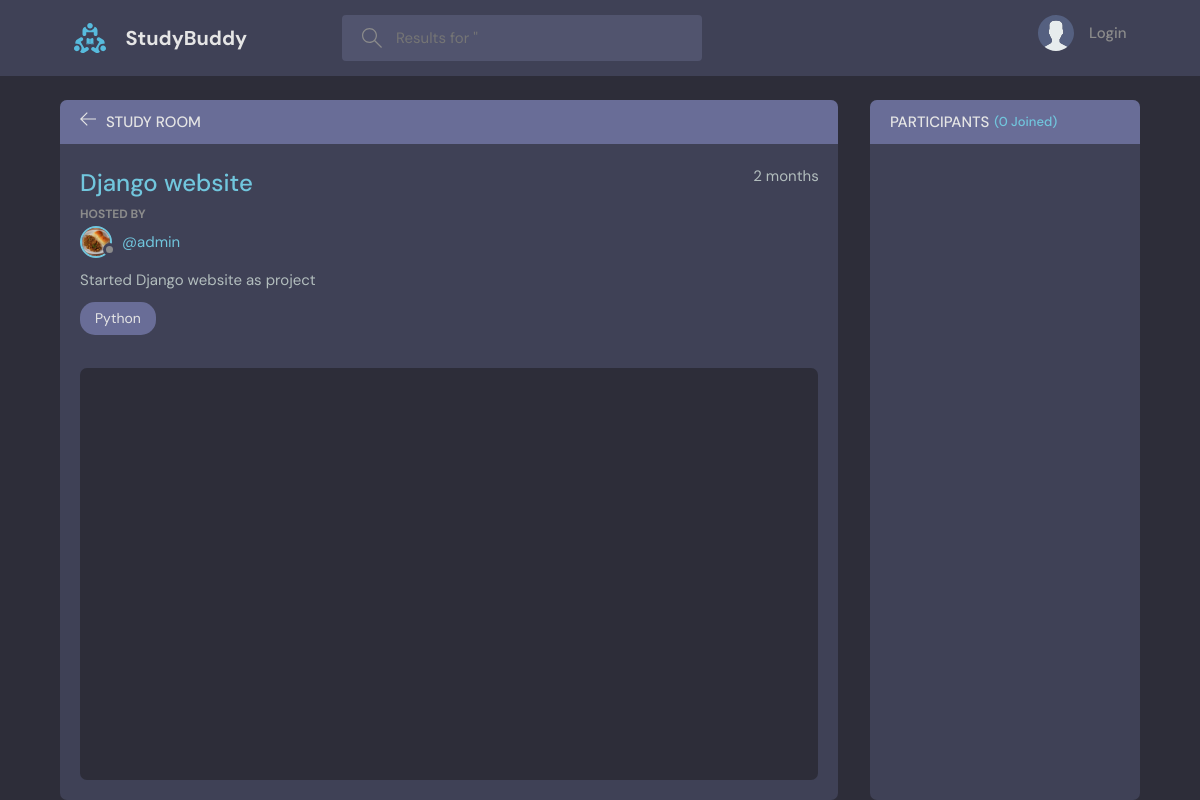
The page /room/2/ on the database as committed earlier.
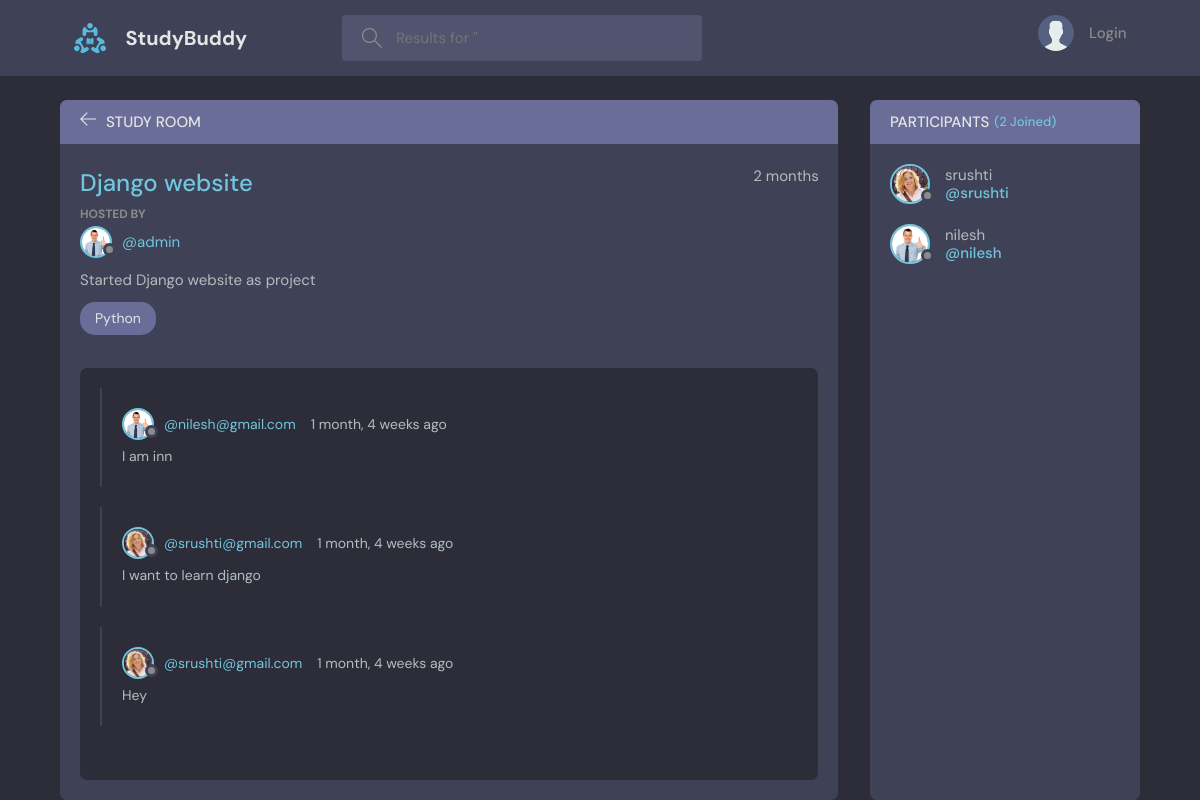
The same page on the database as committed later.
### base/models.py (models this page shows, shortened)
class Room(models.Model):
    host =  models.ForeignKey(User,on_delete=models.SET_NULL, null=True)
    topic = models.ForeignKey(Topic,on_delete=models.SET_NULL, null=True) # Single topic may have many rooms ==> single to Many RELATIONSHIP
    name = models.CharField(max_length=200)
    description = models.TextField(null=True,blank=True)
    participants = models.ManyToManyField(User,related_name='participants',blank=True) # many to many relationship
    updated = models.DateTimeField(auto_now=True)
    created = models.DateTimeField(auto_now_add=True)
    class Meta:
        ordering = ['-updated','-created']

class User(AbstractUser):
    name = models.CharField(max_length=200, null= True)
    email = models.EmailField(unique=True,null=True)
    bio = models.TextField(null=True)
    avatar= models.ImageField(null=True, default="avatar.svg")
    USERNAME_FIELD: str='email'
    REQUIRED_FIELDS: list[str] = []

class Topic(models.Model):
    name = models.CharField(max_length=200) # group name
    def __str__(self) -> str:
        return self.name

class Message(models.Model):
    user = models.ForeignKey(User,on_delete=models.CASCADE)# one user can do many messages ==> one to many RELATIONSHIP
    room = models.ForeignKey(Room,on_delete=models.CASCADE) #Single room contain many message==> single to Many RELATIONSHIP
    body = models.TextField()
    updated = models.DateTimeField(auto_now=True)
    created = models.DateTimeField(auto_now_add=True)
    class Meta:
        ordering = ['-created']

### base/views.py (the view, shortened to what this page needs)
# urls.py: path('room/<int:pk>/', views.room, name='room'),
def room(request,pk):
    room = Room.objects.get(id=pk)
    room_messages = room.message_set.all()  # type: ignore
    participants = room.participants.all()
    context = {'room':room,'room_messages':room_messages,'participants':participants}
    return render(request,'room.html',context)

### base/templates/room.html (shortened to what this page needs)
{% extends 'base.html' %} {% block content_block %}
<main class="profile-page layout layout--2">
  <div class="container">
    <div class="room">
      <div class="room__top">
        <div class="room__topLeft">
          <a href="{% url 'home' %}">
            <svg version="1.1" xmlns="http://www.w3.org/2000/svg" width="32" height="32" viewBox="0 0 32 32">
              <title>arrow-left</title>
              <path
                d="M13.723 2.286l-13.723 13.714 13.719 13.714 1.616-1.611-10.96-10.96h27.625v-2.286h-27.625l10.965-10.965-1.616-1.607z"
              ></path>
            </svg>
          </a>
          <h3>Study Room</h3>
        </div>
      </div>
      <div class="room__box scroll">
        <div class="room__header scroll">
          <div class="room__info">
            <h3>{{room.name}}</h3>
            <span>{{room.created | timesince}}</span>
          </div>
          <div class="room__hosted">
            <p>Hosted By</p>
            <a href="{% url 'user-profile' room.host.id %}" class="room__author">
              <div class="avatar avatar--small">
                <img src="{{room.host.avatar.url}}" />
              </div>
              <span>@{{room.host.username}}</span>
            </a>
          </div>
          <div class="room__details">
            {{room.description}}
          </div>
          <span class="room__topics">{{room.topic}}</span>
        </div>
        <div class="room__conversation">
          <div class="threads scroll">
            {% for message in room_messages %}
            <div class="thread">
              <div class="thread__top">
                <div class="thread__author">
                  <a href="{% url 'user-profile' message.user.id %}" class="thread__authorInfo">
                    <div class="avatar avatar--small">
                      <img src="{{message.user.avatar.url}}" />
                    </div>
                    <span>@{{message.user}}</span>
                  </a>
                  <span class="thread__date">{{message.created | timesince}} ago</span>
                </div>
              </div>
              <div class="thread__details">
                {{message.body}}
              </div>
            </div>
            {% endfor %}
          </div>
        </div>
      </div>
    </div>
    <div class="participants">
      <h3 class="participants__top">Participants <span>({{participants.count}} Joined)</span></h3>
      <div class="participants__list scroll">
      {% for user in participants %}
        <a href="{% url 'user-profile' user.id %}" class="participant">
          <div class="avatar avatar--medium">
            <img src="{{user.avatar.url}}" />
          </div>
          <p>
            {{user.username}}
            <span>@{{user.username}}</span>
          </p>
        </a>
      {% endfor %}
      </div>
    </div>
  </div>
</main>
{% endblock content_block %}

Rows that differ between the two databases and show on the page:
changed through a linked row, Room "Django website": host.avatar: a different picture
added Message: user.avatar (picture), user "nilesh@gmail.com", created "1 month, 4 weeks", body "I am inn"
added Message: user.avatar (picture), user "srushti@gmail.com", created "1 month, 4 weeks", body "I want to learn django"
added Message: user.avatar (picture), user "srushti@gmail.com", created "1 month, 4 weeks", body "Hey"
added User: avatar (picture), username "srushti"
added User: avatar (picture), username "nilesh"
Other text that changed with them:
{{ participants.count }}: "0" → "2"
